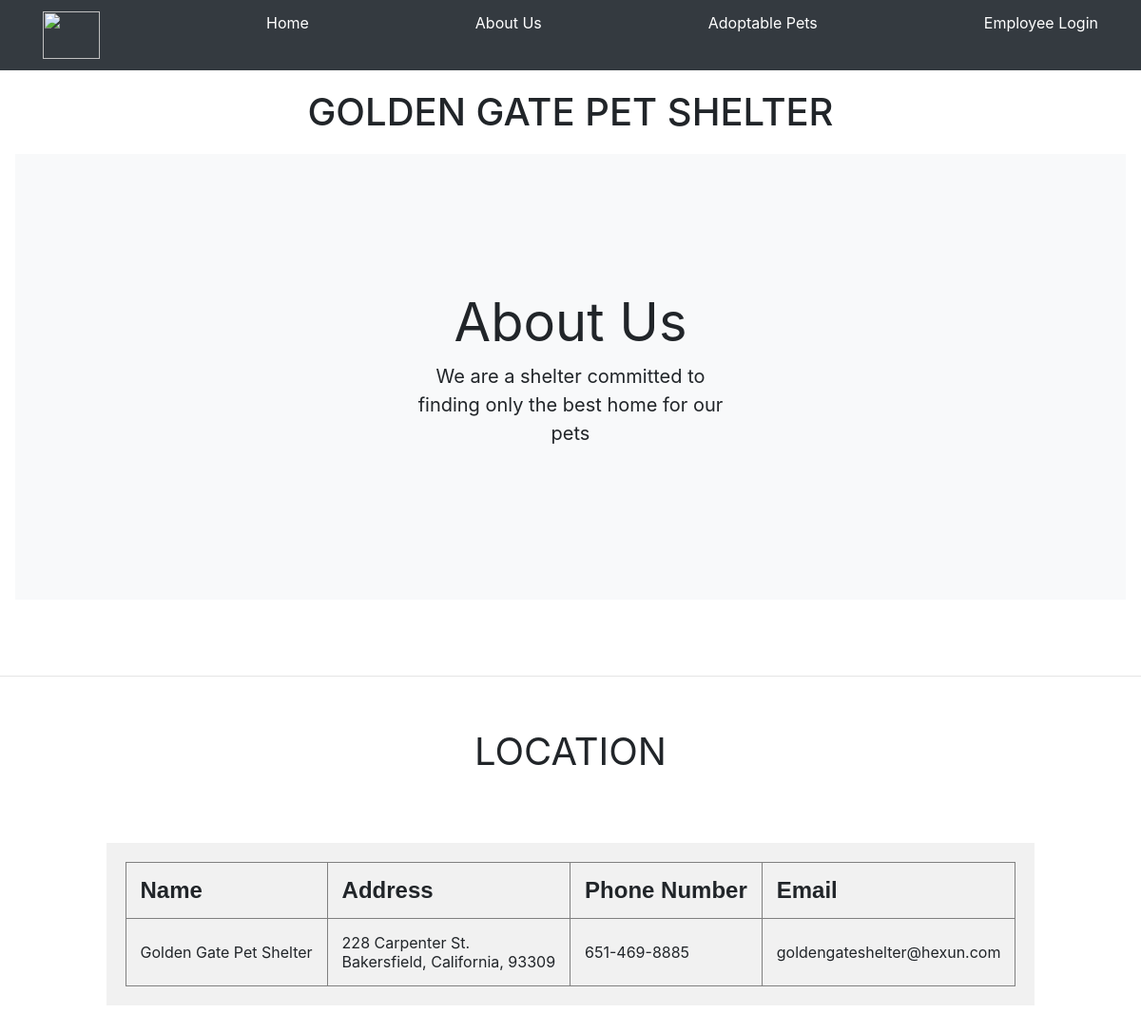
The app's page /src/GoldenGatePetShelter/aboutUs.php with its own data.
### tables this page shows
CREATE TABLE `Pet_Shelter` (
  `Name` text,
  `Street_Name` text,
  `Building_Number` int(11) DEFAULT NULL,
  `Zip_Code` int(11) DEFAULT NULL,
  `City` text,
  `State` text,
  `Phone_Number` text,
  `Email` text,
  `ID` varchar(20) NOT NULL DEFAULT '',
  PRIMARY KEY (`ID`)
);

### src/GoldenGatePetShelter/aboutUs.php (the view, shortened to what this page needs)
<?php
	include("connect.php");
	$query = "SELECT * FROM Pet_Shelter";
?>
<html lan='en'>
    <head>
	<link rel="stylesheet" href="styles.css">
        <link rel="stylesheet" href="https://cdn.jsdelivr.net/npm/bootstrap@4.5.3/dist/css/bootstrap.min.css">
    </head>
    <body>
	    <nav class="site-header sticky-top py-1 navbar-dark bg-dark">
		    <div class="container d-flex flex-column flex-md-row justify-content-between">
			    <a class="py-2" href="#" aria-label="Product">
				    <img src="Images/GGPS.png" width="60" height="50">
	                    </a>
			    <a class="py-2 d-none d-md-inline-block" href="index.html">Home</a>
			    <a class="py-2 d-none d-md-inline-block" href="aboutUs.php">About Us</a>
			    <a class="py-2 d-none d-md-inline-block" href="adoptablePets.php">Adoptable Pets</a>
	                    <a class="py-2 d-none d-md-inline-block" href="login.php">Employee Login</a>
	            </div>
	     </nav>
	     <div class="text-center" style="margin: 20px">
		     <h1>GOLDEN GATE PET SHELTER</h1>
	     </div>
             <div class="position-relative overflow-hidden p-3 p-md-5 m-md-3 text-center bg-light">
	             <div class="col-md-5 p-lg-5 mx-auto my-5">
		             <h1 class="display-4 font-weight-normal">About Us</h1>
			     <p class="lead font-weight-normal">We are a shelter committed to finding only the best home for our pets</p>
		     </div>
	     </div>
    		<div class="box">
        	<hr style="margin-top:80px">
        	<div class="text-center mb-4">
                	<h1 class="mb-3 font-weight-normal" style="margin-top:55">
                        	LOCATION
                	</h1>
        	</div>
        	<div class="flex-container">
                	<div class="col-md-0 p-lg-10 mx-auto my-5">
                        	<div class="lead font-weight-normal">
                                	<table border="1px solid black" cellspacing="2" cellpadding="15px" style="margin-left:auto;margin-right:auto">
<?php
        echo '<tr>
                <th> <font face="Arial" size="5em">Name</font></th>
                <th> <font face="Arial" size="5em">Address</font></th>
		<th> <font face="Arial" size="5em">Phone Number</font></th>
		<th> <font face="Arial" size="5dm">Email</font></th>
            </tr>';
        if($res = $db->query($query)){
                while($row = $res->fetch_assoc())
	            {
	                    $name = $row["Name"];
	                    $sName = $row["Street_Name"];
			    $bNum = $row["Building_Number"];
			    $zip = $row["Zip_Code"];
			    $city = $row["City"];
			    $state = $row["State"];
			    $phone = $row["Phone_Number"];
			    $email = $row["Email"];
	                echo '<tr>
			    <td>'.$name.'</td>
			    <td>'.$bNum.' '.$sName.' St.<br/>'.$city.', '.$state.', '.$zip.'</td>
			    <td>'.$phone.'</td>
			    <td>'.$email.'</td>
			    </tr>';
                }
	}
?>
                                	</table>
                        	</div>
                	</div>
        	</div>
    </body>
</html>

### src/GoldenGatePetShelter/styles.css (style rules this page uses)
a:link { color: white; }
.flex-container { display: flex; }
.flex-container > div { background-color: #f1f1f1; margin: 10px; padding: 20px; font-size: 30px; }

### records on screen
pet_shelter: Name "Golden Gate Pet Shelter", Building_Number "228", Street_Name "Carpenter", City "Bakersfield", State "California", Zip_Code "93309", Phone_Number "651-469-8885", Email "goldengateshelter@hexun.com"
